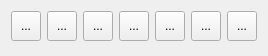
         <widget class="QWidget" name="scrollAreaWidgetContents_2">
          <property name="geometry">
           <rect>
            <x>0</x>
            <y>0</y>
            <width>266</width>
            <height>56</height>
           </rect>
          </property>
          <layout class="QHBoxLayout" name="horizontalLayout_3">
           <item>
            <layout class="QGridLayout" name="gridLayout_hand">
             <property name="verticalSpacing">
              <number>6</number>
             </property>
             <item row="0" column="5">
              <widget class="QToolButton" name="toolButton_10">
               <property name="minimumSize">
                <size>
                 <width>30</width>
                 <height>30</height>
                </size>
               </property>
               <property name="maximumSize">
                <size>
                 <width>30</width>
                 <height>30</height>
                </size>
               </property>
               <property name="text">
                <string>...</string>
               </property>
              </widget>
             </item>
             <item row="1" column="0">
              <spacer name="verticalSpacer">
               <property name="orientation">
                <enum>Qt::Vertical</enum>
               </property>
               <property name="sizeHint" stdset="0">
                <size>
                 <width>20</width>
                 <height>40</height>
                </size>
               </property>
              </spacer>
             </item>
             <item row="1" column="2">
              <spacer name="verticalSpacer_3">
               <property name="orientation">
                <enum>Qt::Vertical</enum>
               </property>
               <property name="sizeHint" stdset="0">
                <size>
                 <width>20</width>
                 <height>40</height>
                </size>
               </property>
              </spacer>
             </item>
             <item row="0" column="6">
              <widget class="QToolButton" name="toolButton_17">
               <property name="minimumSize">
                <size>
                 <width>30</width>
                 <height>30</height>
                </size>
               </property>
               <property name="maximumSize">
                <size>
                 <width>30</width>
                 <height>30</height>
                </size>
               </property>
               <property name="text">
                <string>...</string>
               </property>
              </widget>
             </item>
             <item row="1" column="1">
              <spacer name="verticalSpacer_2">
               <property name="orientation">
                <enum>Qt::Vertical</enum>
               </property>
               <property name="sizeHint" stdset="0">
                <size>
                 <width>20</width>
                 <height>40</height>
                </size>
               </property>
              </spacer>
             </item>
             <item row="0" column="2">
              <widget class="QToolButton" name="toolButton_3">
               <property name="minimumSize">
                <size>
                 <width>30</width>
                 <height>30</height>
                </size>
               </property>
               <property name="maximumSize">
                <size>
                 <width>30</width>
                 <height>30</height>
                </size>
               </property>
               <property name="text">
                <string>...</string>
               </property>
              </widget>
             </item>
             <item row="0" column="1">
              <widget class="QToolButton" name="band1">
               <property name="minimumSize">
                <size>
                 <width>30</width>
                 <height>30</height>
                </size>
               </property>
               <property name="maximumSize">
                <size>
                 <width>30</width>
                 <height>30</height>
                </size>
               </property>
               <property name="text">
                <string>...</string>
               </property>
              </widget>
             </item>
             <item row="1" column="5">
              <spacer name="verticalSpacer_6">
               <property name="orientation">
                <enum>Qt::Vertical</enum>
               </property>
               <property name="sizeHint" stdset="0">
                <size>
                 <width>20</width>
                 <height>40</height>
                </size>
               </property>
              </spacer>
             </item>
             <item row="1" column="3">
              <spacer name="verticalSpacer_4">
               <property name="orientation">
                <enum>Qt::Vertical</enum>
               </property>
               <property name="sizeHint" stdset="0">
                <size>
                 <width>20</width>
                 <height>40</height>
                </size>
               </property>
              </spacer>
             </item>
             <item row="0" column="0">
              <widget class="QToolButton" name="toolButton">
               <property name="minimumSize">
                <size>
                 <width>30</width>
                 <height>30</height>
                </size>
               </property>
               <property name="maximumSize">
                <size>
                 <width>30</width>
                 <height>30</height>
                </size>
               </property>
               <property name="text">
                <string>...</string>
               </property>
              </widget>
             </item>
             <item row="0" column="4">
              <widget class="QToolButton" name="toolButton_9">
               <property name="minimumSize">
                <size>
                 <width>30</width>
                 <height>30</height>
                </size>
               </property>
               <property name="maximumSize">
                <size>
                 <width>30</width>
                 <height>30</height>
                </size>
               </property>
               <property name="text">
                <string>...</string>
               </property>
              </widget>
             </item>
             <item row="1" column="4">
              <spacer name="verticalSpacer_5">
               <property name="orientation">
                <enum>Qt::Vertical</enum>
               </property>
               <property name="sizeHint" stdset="0">
                <size>
                 <width>20</width>
                 <height>40</height>
                </size>
               </property>
              </spacer>
             </item>
             <item row="1" column="6">
              <spacer name="verticalSpacer_7">
               <property name="orientation">
                <enum>Qt::Vertical</enum>
               </property>
               <property name="sizeHint" stdset="0">
                <size>
                 <width>20</width>
                 <height>40</height>
                </size>
               </property>
              </spacer>
             </item>
             <item row="0" column="3">
              <widget class="QToolButton" name="toolButton_4">
               <property name="minimumSize">
                <size>
                 <width>30</width>
                 <height>30</height>
                </size>
               </property>
               <property name="maximumSize">
                <size>
                 <width>30</width>
                 <height>30</height>
                </size>
               </property>
               <property name="text">
                <string>...</string>
               </property>
              </widget>
             </item>
            </layout>
           </item>
          </layout>
         </widget>
